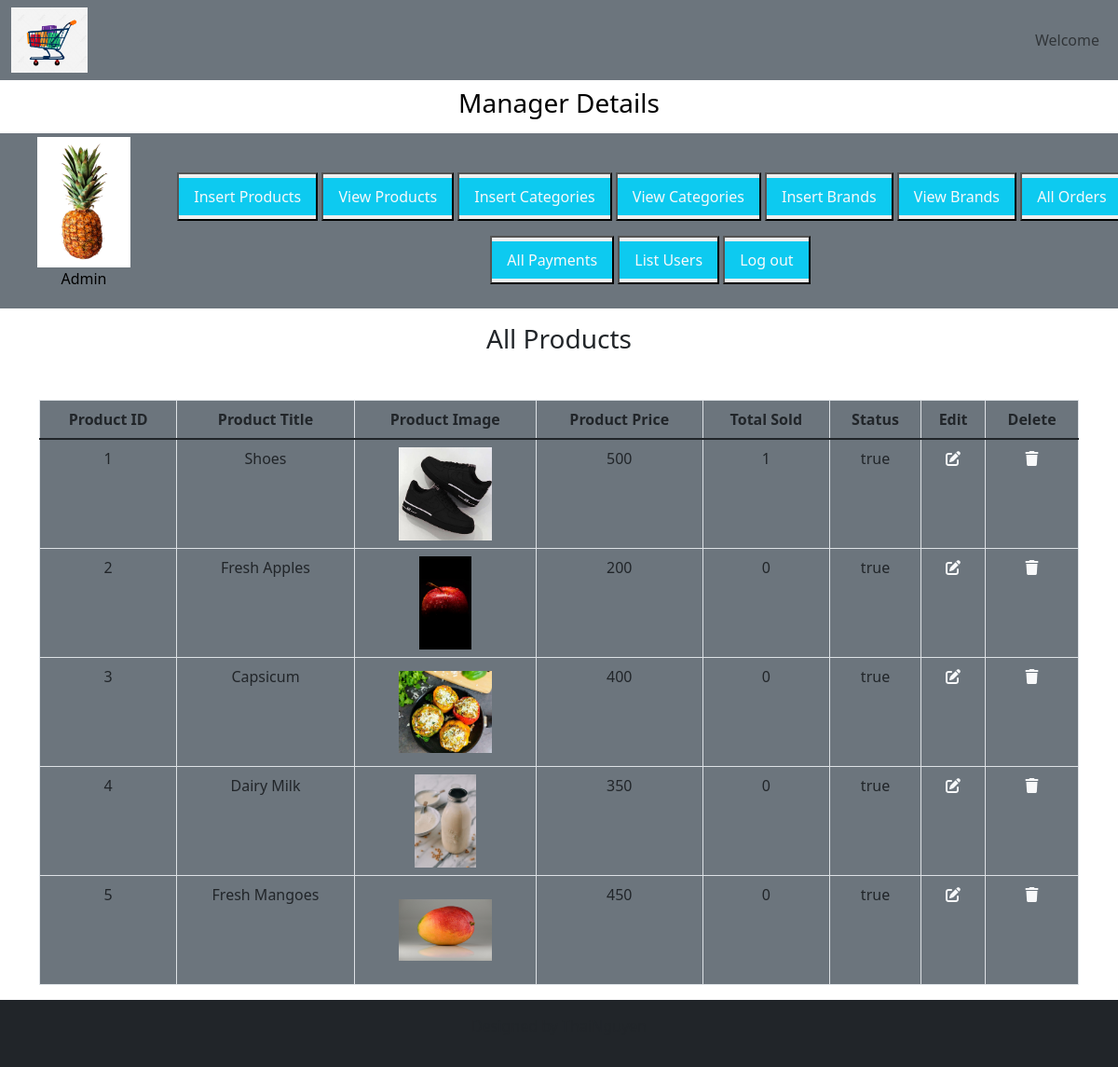
Page /webapp/admin_area/index.php?view_products on the committed database.
### tables this page shows
CREATE TABLE `products` (
  `product_id` int(11) NOT NULL,
  `product_title` varchar(100) NOT NULL,
  `product_description` varchar(255) NOT NULL,
  `product_keywords` varchar(255) NOT NULL,
  `category_id` int(11) NOT NULL,
  `brand_id` int(11) NOT NULL,
  `product_image1` varchar(255) NOT NULL,
  `product_image2` varchar(255) NOT NULL,
  `product_image3` varchar(255) NOT NULL,
  `product_price` varchar(100) NOT NULL,
  `date` timestamp NOT NULL DEFAULT current_timestamp() ON UPDATE current_timestamp(),
  `status` varchar(100) NOT NULL
);

### webapp/admin_area/view_products.php (the view)
<h3 class="text-center text-dark">All Products</h3>
<table class="table table-bordered mt-5">
    <thead class="bg-secondary text-center">
        <tr>
            <th>Product ID</th>
            <th>Product Title</th>
            <th>Product Image</th>
            <th>Product Price</th>
            <th>Total Sold</th>
            <th>Status</th>
            <th>Edit</th>
            <th>Delete</th>
        </tr>
    </thead>
    <tbody class="bg-secondary text-dark">
        <?php
        $get_products = "SELECT * FROM products";
        $result = mysqli_query($con, $get_products);
        $number = 0;
        while($row = mysqli_fetch_assoc($result)){
            $product_id = $row['product_id'];
            $product_title = $row['product_title'];
            $product_image1 = $row['product_image1'];
            $product_price = $row['product_price'];
            $status = $row['status'];
            $number++;
            ?>
        <tr class='text-center'>
            <td><?php echo $number; ?></td>
            <td><?php echo $product_title; ?></td>
            <td><img src='./product_images/<?php echo $product_image1; ?>' class='product_img'></>
            </td>
            <td><?php echo $product_price; ?></td>
            <td><?php
                $get_count = "SELECT * FROM orders_pending WHERE product_id='$product_id'";
                $result_count = mysqli_query($con, $get_count);
                $row_count = mysqli_num_rows($result_count);
                echo $row_count;
            ?></td>
            <td><?php echo $status; ?></td>
            <td><a href='index.php?edit_products=<?php echo $product_id ?>' class='text-light'><i
                        class='fa-solid fa-pen-to-square'></i></a></td>
            <td><a href='index.php?delete_product=<?php echo $product_id ?>' class='text-light'><i
                        class='fa-solid fa-trash'></i></a></td>
        </tr>
        <?php
        }
        ?>
    </tbody>
</table>

### webapp/style.css (style rules this page uses)
* { margin: 0; padding: 0; box-sizing: border-box; }

### webapp/admin_area/index.php (style rules this page uses)
body { overflow-x: hidden; }
.product_img { width: 100px; height: 100px; object-fit: contain; }

### rows in the picture
products: product_title "Shoes", product_image1 (picture), product_price "500", row_count "1", status "true"
products: product_title "Fresh Apples", product_image1 (picture), product_price "200", row_count "0", status "true"
products: product_title "Capsicum", product_image1 (picture), product_price "400", row_count "0", status "true"
products: product_title "Dairy Milk", product_image1 (picture), product_price "350", row_count "0", status "true"
products: product_title "Fresh Mangoes", product_image1 (picture), product_price "450", row_count "0", status "true"
